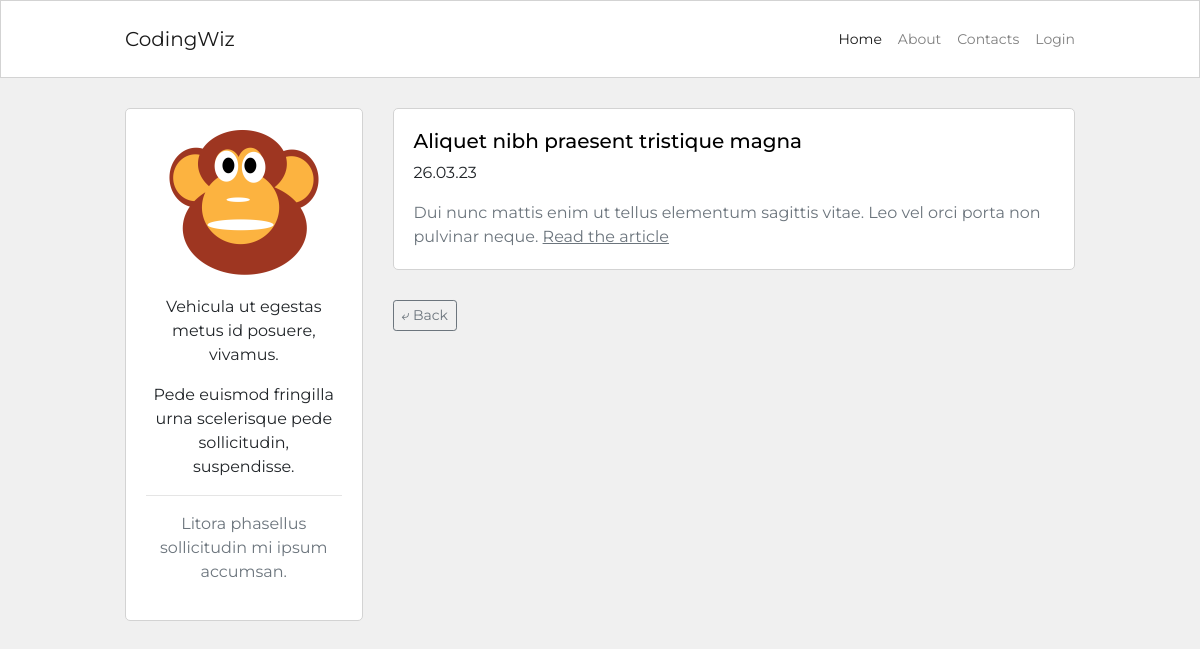
Screenshot of /?page=2 with the database file from the repository.
### blog/models.py (models this page shows, shortened)
class Post(db.Model):
    id = db.Column(db.Integer, primary_key=True)
    user_id = db.Column(db.Integer, db.ForeignKey('user.id'), nullable=False)
    created_at = db.Column(db.DateTime, default=datetime.now)
    title = db.Column(db.String(120), nullable=False)
    description = db.Column(db.String(240))
    body = db.Column(db.Text(), nullable=False)
    slug = db.Column(db.String(250))
    image = db.Column(db.String(120))

### blog/routes.py (the view)
@app.route("/")
def homepage():
    page_number = request.args.get('page', 1, type=int)
    posts = Post.query.order_by(Post.created_at.desc()).paginate(
        page=page_number, per_page=6)
    if posts.has_next:
        next_page = url_for('homepage', page=posts.next_num)
    else:
        next_page = None
    if posts.has_prev:
        prev_page = url_for('homepage', page=posts.prev_num)
    else:
        prev_page = None
    return render_template("homepage.html", posts=posts,
                           current_page=page_number, next_page=next_page,
                           previous_page=prev_page)

### blog/templates/homepage.html (shortened to what this page needs)
{% extends 'base.html' %}
{% block content %}
    <div class="container content-container">
        <div class="row no-gutters">
            <div class="col-md-9 order-md-2">
                {% for post in posts.items %}
                <div class="single-post-home">
                    <h5>
                        <a class="custom-link" href="{{ url_for('post_detail', post_slug=post.slug) }}">{{ post.title }}</a>
                    </h5>
                    <p class="p-small-created-date">{{ post.created_at.strftime('%d.%m.%y') }}</p>
                    {% if post.description %}
                    <p class="p-small-description text-muted mb-0">
                        {{ post.description }}
                        <a class="custom-link read-more" href="{{ url_for('post_detail', post_slug=post.slug) }}">Read the article</a>
                    </p>
                    {% endif %}
                </div>
                {% endfor %}
                <div class="pagination-block">
                    {% if previous_page %}
                        {% if current_page == 2 %}
                        <a class="btn btn-sm btn-outline-secondary" href="/">⤶ Back</a>
                        {% else %}
                        <a class="btn btn-sm btn-outline-secondary" href="{{ previous_page }}">Back</a>
                        {% endif %}
                    {% endif %}
                </div>
            </div>
            <div class="col-md-3 order-md-1">
                {% include 'about_me_snippet.html' %}
            </div>
        </div>
    </div>
{% endblock content %}

### blog/static/blog.css (style rules this page uses)
html, body { font-family: 'Montserrat', sans-serif; background-color: #f0f0f0; }
.content-container { max-width: 950px; margin-top: 30px; margin-bottom: 30px; padding: 0px; }
.single-post-home { background-color: #fff; border: 1px solid #d3d3d3; border-radius: 5px; padding: 20px; margin-bottom: 30px; }
.custom-link { color: #000; }
.read-more { color: #6c757d; text-decoration: underline; }
.pagination-block { margin-left: 30px; margin-bottom: 30px; }
@media (min-width: 768px) { .single-post-home { margin-left: 30px; } }

### rows the page displays
Post: title "Aliquet nibh praesent tristique magna", created_at "26.03.23", description "Dui nunc mattis enim ut tellus elementum sagittis vitae. Leo vel orci porta non pulvinar neque."
